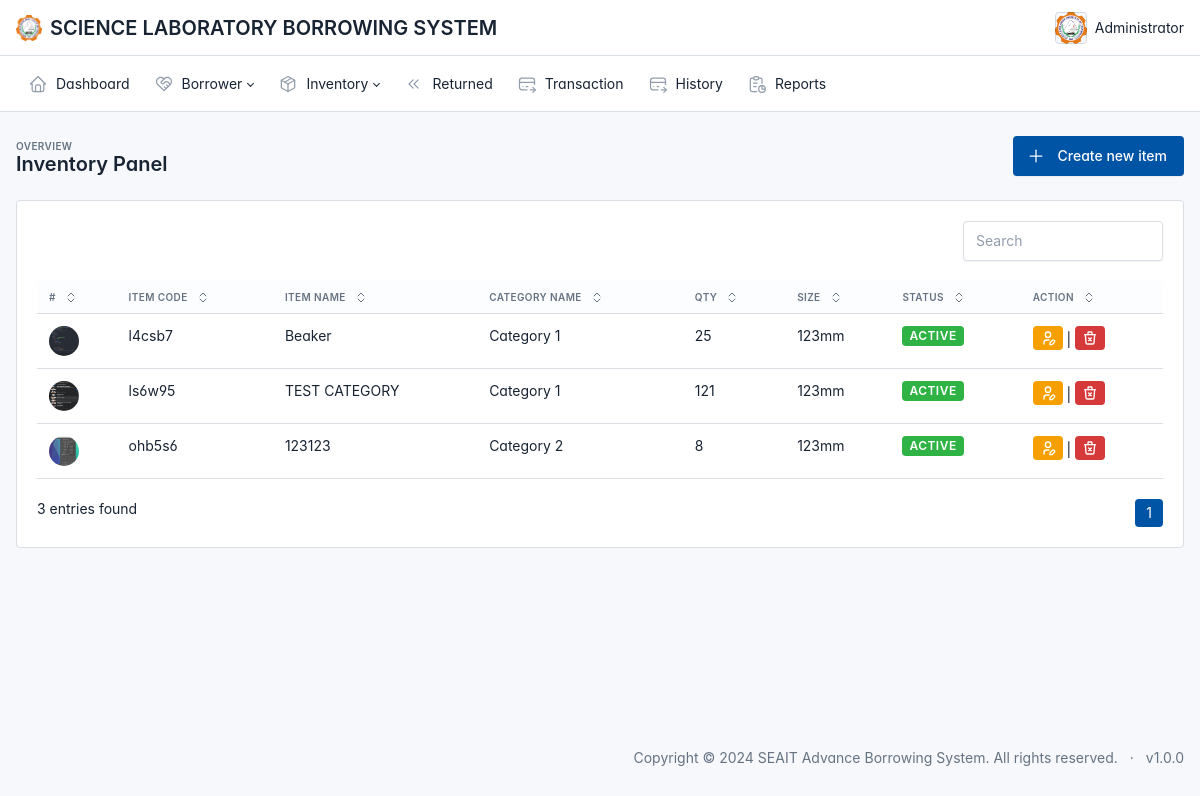
/admin/items.php (signed in), run on an earlier commit of the app's database.
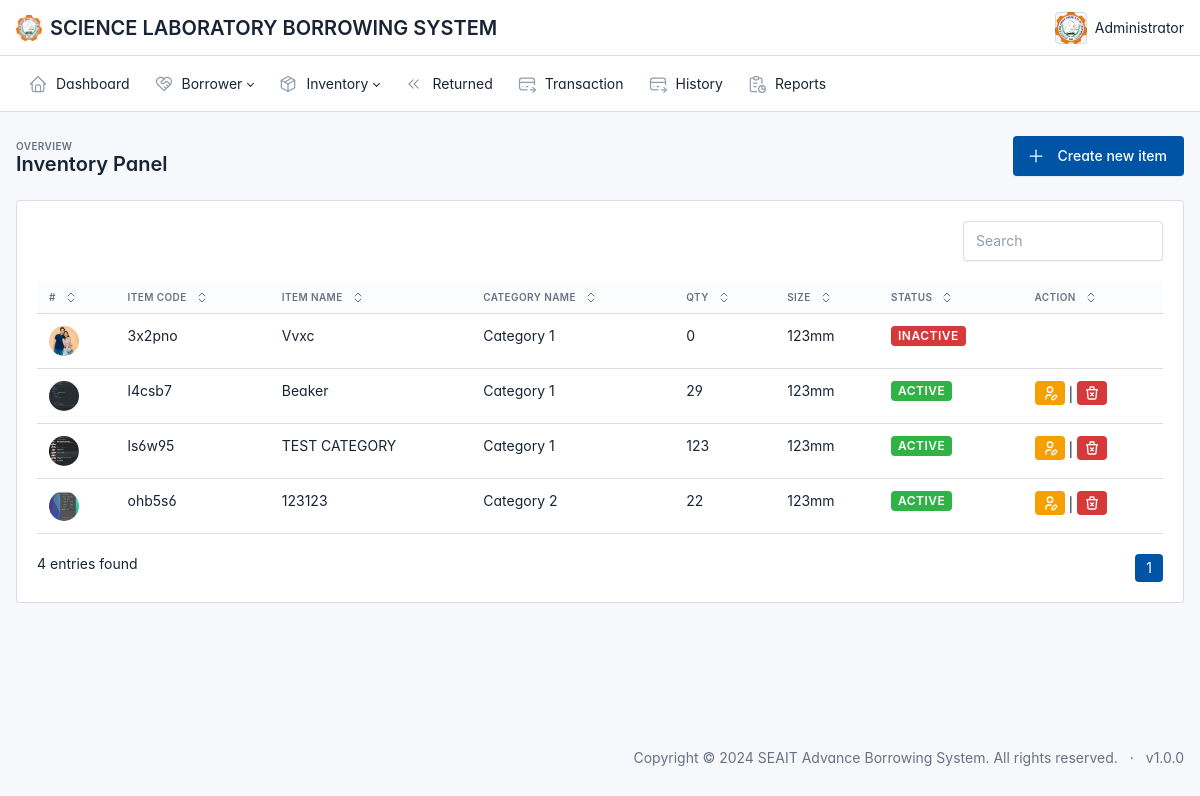
And on a later commit of the database.
### tables this page shows
CREATE TABLE IF NOT EXISTS `tbl_item` (
  `item_code` varchar(100) NOT NULL,
  `item_name` varchar(100) NOT NULL,
  `category_id` int NOT NULL,
  `size_id` int NOT NULL,
  `quantity` int NOT NULL DEFAULT '0',
  `status` int NOT NULL,
  `description` varchar(100) NOT NULL,
  `img_path` varchar(100) NOT NULL,
  `date_created` datetime NOT NULL DEFAULT CURRENT_TIMESTAMP,
  PRIMARY KEY (`item_code`),
  KEY `fk_category_id` (`category_id`),
  KEY `fk_size_id` (`size_id`)
);

CREATE TABLE IF NOT EXISTS `tbl_category` (
  `category_id` int NOT NULL AUTO_INCREMENT,
  `category_name` varchar(100) NOT NULL,
  `status` int NOT NULL DEFAULT '1',
  PRIMARY KEY (`category_id`)
);

CREATE TABLE IF NOT EXISTS `tbl_size` (
  `size_id` int NOT NULL AUTO_INCREMENT,
  `size_description` varchar(100) NOT NULL,
  PRIMARY KEY (`size_id`)
);

### admin/items.php (the view, shortened to what the changed rows need)
<?php include '../connection.php';
?>
<!doctype html>
<html lang="en">
<?php include '../components/head.php' ?>
<body class=" layout-fluid">
  <div class="page">
    <?php include '../components/navbaradmin.php' ?>
    <div class="page-wrapper">
      <div class="page-header d-print-none">
        <div class="container-xl">
          <div class="row g-2 align-items-center">
            <div class="col">
              <h2 class="page-title">
                Inventory Panel
              </h2>
            </div>
          </div>
        </div>
      </div>
      <div class="page-body">
        <div class="container-xl">
          <div class="card">
            <div class="card-body">
              <div id="listjs">
                <br>
                <div id="table-default" class="table-responsive">
                  <table class="table" id="tables">
                    <thead>
                      <tr>
                        <th>
                          <button class="table-sort" data-sort="sort-id">
                            #
                          </button>
                        </th>
                        <th>
                          <button class="table-sort" data-sort="sort-inventory">
                            Item Code
                          </button>
                        </th>
                        <th>
                          <button class="table-sort" data-sort="sort-status">
                            Item Name
                          </button>
                        </th>
                        <th>
                          <button class="table-sort" data-sort="sort-status">
                            Category Name
                          </button>
                        </th>
                        <th>
                          <button class="table-sort" data-sort="sort-status">
                            Qty
                          </button>
                        </th>
                        <th>
                          <button class="table-sort" data-sort="sort-status">
                            Size
                          </button>
                        </th>
                        <th>
                          <button class="table-sort" data-sort="sort-status">
                            Status
                          </button>
                        </th>
                        <th>
                          <button class="table-sort">
                            Action
                          </button>
                        </th>
                      </tr>
                    </thead>
                    <tbody class="table-tbody">
                      <?php
                      $sql = "SELECT
                      a.item_code,
                      a.item_name,
                      b.category_name,
                      a.quantity,
                      c.size_description,
                      a.status,
                      a.img_path
                  FROM
                      tbl_item a
                  LEFT JOIN tbl_category b ON
                      a.category_id = b.category_id AND b.status = 1
                  LEFT JOIN tbl_size c ON
                      a.size_id = c.size_id
                  ORDER BY
                      a.item_code ASC";
                      $rs = $conn->query($sql);
                      foreach ($rs as $row) { ?>
                        <tr>
                          <td><img src="../static/item/<?php echo $row['img_path'] ?>" class="rounded-circle" style="width:30px;height:30px;"></td>
                          <td class="sort-id"><?php echo $row['item_code'] ?></td>
                          <td class="sort-inventory text-capitalize"><?php echo $row['item_name'] ?></td>
                          <td class="sort-inventory text-capitalize"><?php echo $row['category_name'] ?></td>
                          <td class="sort-inventory"><?php echo $row['quantity'] ?></td>
                          <td class="sort-inventory"><?php echo $row['size_description'] ?></td>
                          <td class="sort-status">
                            <?php
                            if ($row['status'] == 1) {
                              echo '<span class="badge badge-sm bg-green text-uppercase ms-auto text-white">Active</span>';
                            } else if ($row['status'] == 0) {
                              echo '<span class="badge badge-sm bg-red text-uppercase ms-auto text-white">Inactive</span>';
                            }
                            ?>
                          </td>
                          <td>
                            <?php
                            if($row['status'] == 1){
                              echo '
                              <a href="#" class="badge bg-yellow edit">
                              <svg xmlns="http://www.w3.org/2000/svg" class="icon" width="24" height="24" viewBox="0 0 24 24" stroke-width="2" stroke="currentColor" fill="none" stroke-linecap="round" stroke-linejoin="round">
                                <path stroke="none" d="M0 0h24v24H0z" fill="none" />
                                <path d="M8 7a4 4 0 1 0 8 0a4 4 0 0 0 -8 0" />
                                <path d="M6 21v-2a4 4 0 0 1 4 -4h3.5" />
                                <path d="M18.42 15.61a2.1 2.1 0 0 1 2.97 2.97l-3.39 3.42h-3v-3l3.42 -3.39z" />
                              </svg>
                            </a> |
                            <a href="#" class="badge bg-red retire">
                              <svg xmlns="http://www.w3.org/2000/svg" class="icon" width="24" height="24" viewBox="0 0 24 24" stroke-width="2" stroke="currentColor" fill="none" stroke-linecap="round" stroke-linejoin="round">
                                <path stroke="none" d="M0 0h24v24H0z" fill="none" />
                                <path d="M4 7h16" />
                                <path d="M5 7l1 12a2 2 0 0 0 2 2h8a2 2 0 0 0 2 -2l1 -12" />
                                <path d="M9 7v-3a1 1 0 0 1 1 -1h4a1 1 0 0 1 1 1v3" />
                                <path d="M10 12l4 4m0 -4l-4 4" />
                              </svg>
                            </a>
                              ';
                            }
                            ?>
                          </td>
                        </tr>
                      <?php } ?>
                    </tbody>
                  </table>
                  <br>
                  <div class="btn-toolbar">
                    <p class="mb-0" id="listjs-showing-items-label">Showing <?php echo $rs->num_rows ?> items</p>
                    <ul class="pagination ms-auto mb-0"></ul>
                  </div>
                </div>
              </div>
            </div>
          </div>
        </div>
      </div>
    </div>
  </div>
</body>
</html>

What changed in the data, as far as the page shows it:
added tbl_item: img_path (picture), item_code "3x2pno", item_name "Vvxc", category.category_name "Category 1", quantity "0", size.size_description "123mm", status "INACTIVE"
changed tbl_item "l4csb7": quantity "25" → "29"
changed tbl_item "ls6w95": quantity "121" → "123"
changed tbl_item "ohb5s6": quantity "8" → "22"
Also different on the page:
text written by a page script: "3 entries found" → "4 entries found"
